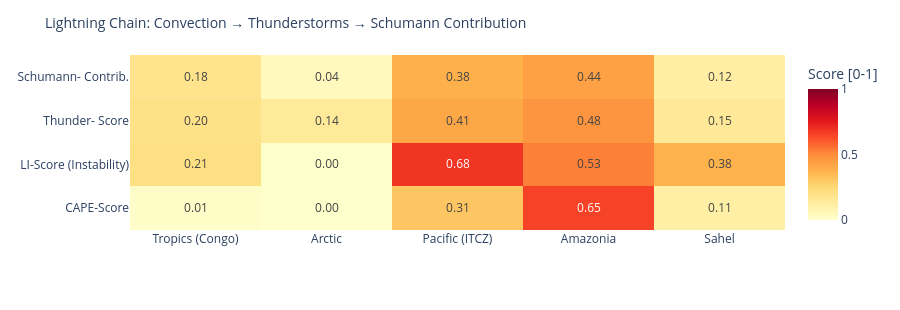

Notebook source saved alongside this figure:
### Code cell
# ============================================================
# LIGHTNING CHAIN: Convection → Thunderstorms → Schumann
# Shows the causal chain per measurement point as heatmap
# ============================================================

def cape_score(v):
    """CAPE → normalized score [0,1]"""
    if v is None or pd.isna(v): return 0.0
    return min(1.0, float(v) / 3000)

def li_score(v):
    """Lifted Index: negative = unstable → score [0,1]"""
    if v is None or pd.isna(v): return 0.3
    return min(1.0, max(0.0, (-float(v) + 6) / 12))

def cloud_score(v):
    if v is None or pd.isna(v): return 0.3
    return float(v) / 100

def thunder_score(row):
    """Kombinierter Gewitterwahrscheinlichkeits-Score
    CAPE + LI + Bedeckung + WMO-Gewitter + konvektiver Niederschlag (showers)
    Hinweis: X-Ray und Kp sind kein Bestandteil – nur geomagn./solarer Kontext.
    """
    cs = cape_score(row.get('cape'))
    ls = li_score(row.get('li'))
    cl = cloud_score(row.get('cloud'))
    t  = 1.0 if row.get('thunderstorm') else 0.0
    # Convective precipitation (showers) as additional indicator
    sh = min(1.0, (row.get('showers') or 0) / 5.0)
    return round(cs * 0.30 + ls * 0.25 + cl * 0.15 + t * 0.20 + sh * 0.10, 3)

def schumann_contribution(t_score, lat):
    """Schumann contribution: higher in tropics (±30°), scaled by thunderstorm score"""
    lat_weight = max(0.3, 1.0 - abs(lat) / 60)
    return round(t_score * lat_weight, 3)

df_atm['cape_score']   = df_atm.apply(lambda r: cape_score(r['cape']), axis=1)
df_atm['li_score']     = df_atm.apply(lambda r: li_score(r['li']),    axis=1)
df_atm['thunder_score']= df_atm.apply(lambda r: thunder_score(r.to_dict()), axis=1)
df_atm['schumann_contribution'] = df_atm.apply(
    lambda r: schumann_contribution(r['thunder_score'], r['lat']), axis=1)

metrics = ['cape_score', 'li_score', 'thunder_score', 'schumann_contribution']
labels  = ['CAPE-Score', 'LI-Score\n(Instability)', 'Thunder-\nScore', 'Schumann-\nContrib.']
z_data  = [df_atm[m].tolist() for m in metrics]

fig = go.Figure(go.Heatmap(
    z=z_data,
    x=df_atm['point'].tolist(),
    y=labels,
    colorscale='YlOrRd',
    zmin=0, zmax=1,
    text=[[f'{v:.2f}' for v in row] for row in z_data],
    texttemplate='%{text}', textfont=dict(size=12),
    colorbar=dict(title='Score [0-1]')
))
fig.update_layout(
    title=dict(text='Lightning Chain: Convection → Thunderstorms → Schumann Contribution', font=dict(size=14)),
    height=310,
    plot_bgcolor='rgba(0,0,0,0)', paper_bgcolor='rgba(0,0,0,0)',
    margin=dict(l=130, r=80, t=55, b=80)
)
fig.show()

### Figure 1 — Plotly figure (JSON) as saved in the notebook; plotly's stock layout.template omitted (floating-point values rounded to 4 significant figures)
{"data": [{"colorbar": {"title": {"text": "Score [0-1]"}}, "colorscale": [[0.0, "rgb(255,255,204)"], [0.125, "rgb(255,237,160)"], [0.25, "rgb(254,217,118)"], [0.375, "rgb(254,178,76)"], [0.5, "rgb(253,141,60)"], [0.625, "rgb(252,78,42)"], [0.75, "rgb(227,26,28)"], [0.875, "rgb(189,0,38)"], [1.0, "rgb(128,0,38)"]], "text": [["0.01", "0.00", "0.31", "0.65", "0.11"], ["0.21", "0.00", "0.68", "0.53", "0.38"], ["0.20", "0.14", "0.41", "0.48", "0.15"], ["0.18", "0.04", "0.38", "0.44", "0.12"]], "textfont": {"size": 12}, "texttemplate": "%{text}", "type": "heatmap", "x": ["Tropics (Congo)", "Arctic", "Pacific (ITCZ)", "Amazonia", "Sahel"], "y": ["CAPE-Score", "LI-Score\n(Instability)", "Thunder-\nScore", "Schumann-\nContrib."], "z": [[0.01333, 0.003333, 0.31, 0.6533, 0.1067], [0.2083, 0.0, 0.6833, 0.525, 0.375], [0.196, 0.145, 0.413, 0.476, 0.148], [0.183, 0.043, 0.379, 0.436, 0.116]], "zmax": 1, "zmin": 0}], "layout": {"height": 310, "margin": {"b": 80, "l": 130, "r": 80, "t": 55}, "paper_bgcolor": "rgba(0,0,0,0)", "plot_bgcolor": "rgba(0,0,0,0)", "title": {"font": {"size": 14}, "text": "Lightning Chain: Convection → Thunderstorms → Schumann Contribution"}}}
